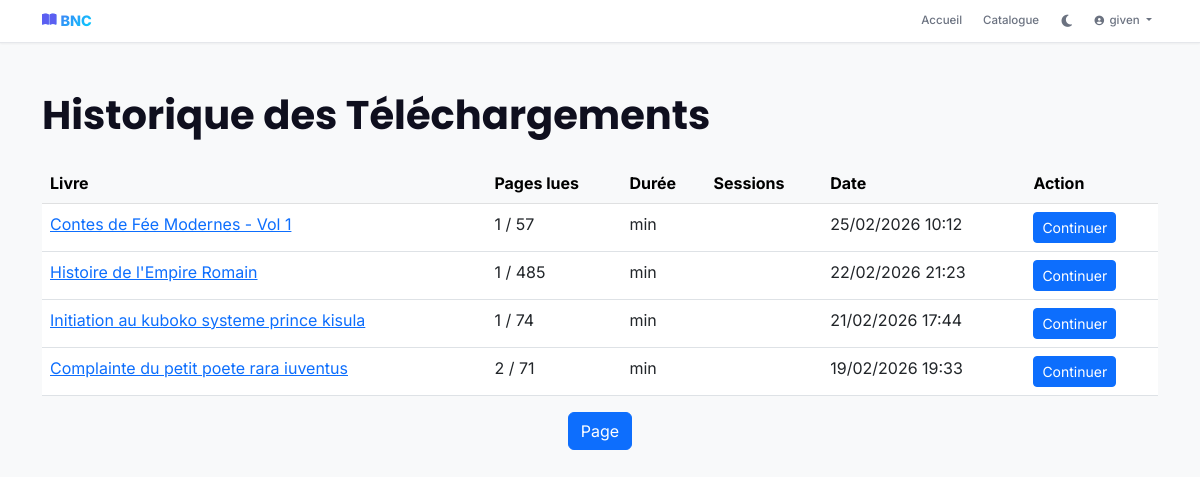
Page /fr/user/history/ (signed in) on the earlier database version.
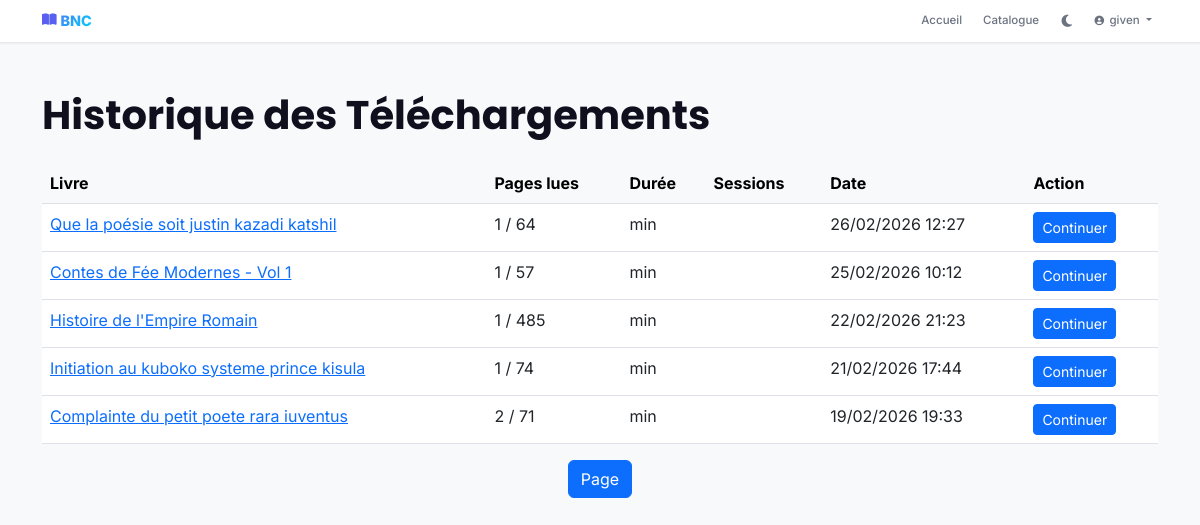
Same page on the later database version.
### catalogue/models.py (models this page shows, shortened)
class ReadingSession(models.Model):
    id = models.UUIDField(primary_key=True, default=uuid.uuid4, editable=False)
    user = models.ForeignKey(
        settings.AUTH_USER_MODEL,
        on_delete=models.CASCADE,
        related_name="reading_sessions"
    )
    book = models.ForeignKey(Book, on_delete=models.CASCADE, related_name="reading_sessions")
    start_time = models.DateTimeField(_("Début"))
    end_time = models.DateTimeField(_("Fin"), null=True, blank=True)
    duration_minutes = models.PositiveIntegerField(_("Durée (minutes)"), default=0)
    pages_read = models.PositiveIntegerField(_("Pages lues"), default=0)
    current_page = models.PositiveIntegerField(_("Page actuelle"), default=0)
    progress_percent = models.IntegerField(_("Progression (%)"), default=0)  # ✨ NOUVEAU
    is_completed = models.BooleanField(_("Complété"), default=False)
    created_at = models.DateTimeField(_("Créé"), auto_now_add=True)
    updated_at = models.DateTimeField(_("Modifié"), auto_now=True)
    class Meta:
        verbose_name = _("Session de lecture")
        verbose_name_plural = _("Sessions de lecture")
        ordering = ["-start_time"]
        indexes = [
            models.Index(fields=["user", "book"]),
            models.Index(fields=["is_completed"]),
            models.Index(fields=["progress_percent"]),  # ✨ Index pour requêtes rapides
        ]

class Book(models.Model):
    GENRE_CHOICES = [
        ("fiction", _("Fiction")),
        ("non_fiction", _("Non-fiction")),
        ("science", _("Science")),
        ("history", _("Histoire")),
        ("biography", _("Biographie")),
        ("children", _("Enfants")),
        ("poetry", _("Poésie")),
        ("drama", _("Drame")),
        ("mystery", _("Mystère")),
        ("romance", _("Romance")),
        ("fantasy", _("Fantasy")),
        ("self_help", _("Développement personnel")),
        ("other", _("Autre")),
    ]
    LANGUAGE_CHOICES = [
        ("fr", _("Français")),
        ("en", _("Anglais")),
        ("ar", _("Arabe")),
        ("de", _("Allemand")),
        ("es", _("Espagnol")),
        ("pt", _("Portugais")),
        ("sw", _("Swahili")),
        ("other", _("Autre")),
    ]
    id = models.UUIDField(primary_key=True, default=uuid.uuid4, editable=False)
    title = models.CharField(_("Titre"), max_length=255)
    description = models.TextField(_("Description"), blank=True)
    isbn = models.CharField(_("ISBN"), max_length=20, unique=True)
    pages_count = models.PositiveIntegerField(_("Nombre de pages"), null=True, blank=True)
    publication_date = models.DateField(_("Date de publication"), null=True, blank=True)
    language = models.CharField(
        _("Langue"),
        max_length=10,
        choices=LANGUAGE_CHOICES,
        default="fr"
    )
    genre = models.CharField(
        _("Genre"),
        max_length=50,
        choices=GENRE_CHOICES,
        default="other"
    )
    cover = models.ImageField(
        _("Couverture"),
        upload_to="books/covers/%Y/%m/",
        null=True,
        blank=True
    )
    pdf_file = models.FileField(
        _("Fichier PDF"),
        upload_to="books/pdf/%Y/%m/",
        null=True,
        blank=True
    )
    epub_file = models.FileField(
        _("Fichier EPUB"),
        upload_to="books/epub/%Y/%m/",
        null=True,
        blank=True
    )
    price = models.DecimalField(
        _("Prix"),
        max_digits=8,
        decimal_places=2,
        default=0,
        validators=[MinValueValidator(0)]
    )
    discount_percentage = models.IntegerField(
        _("Pourcentage de réduction"),
        default=0,
        validators=[MinValueValidator(0), MaxValueValidator(100)]
    )
    is_paid = models.BooleanField(_("Payant"), default=False)
    free_pages_count = models.PositiveIntegerField(
        _("Nombre de pages libres"),
        default=15,
        help_text=_("Nombre de pages accessibles gratuitement (0 = aucune preview)")
    )
    downloads_count = models.PositiveIntegerField(_("Nombre de téléchargements"), default=0)
    reads_count = models.PositiveIntegerField(_("Nombre de lectures"), default=0)
    rating = models.DecimalField(
        _("Note"),
        max_digits=3,
        decimal_places=2,
        default=0,
        validators=[MinValueValidator(0), MaxValueValidator(5)]
    )
    rating_count = models.PositiveIntegerField(_("Nombre d'évaluations"), default=0)
    authors = models.ManyToManyField(Author, through="AuthorBook", related_name="books", blank=True)
    libraries = models.ManyToManyField(Library, through="LibraryBook", related_name="books", blank=True)
    is_published = models.BooleanField(_("Publié"), default=True)
    created_at = models.DateTimeField(_("Créé"), auto_now_add=True)
    updated_at = models.DateTimeField(_("Modifié"), auto_now=True)
    class Meta:
        verbose_name = _("Livre")
        verbose_name_plural = _("Livres")
        ordering = ["-created_at"]
        indexes = [
            models.Index(fields=["isbn"]),
            models.Index(fields=["title"]),
            models.Index(fields=["is_published"]),
            models.Index(fields=["genre"]),
        ]

### users/views.py (the view)
# urls.py: path('history/', views.reading_history_view, name='reading_history'),
@login_required(login_url='users:login')
def reading_history_view(request):
    sessions = ReadingSession.objects.filter(user=request.user).select_related('book').order_by('-updated_at')
    context = {
        'sessions': sessions,
        'total_books_read': sessions.values('book').distinct().count(),
    }
    return render(request, 'user/downloads.html', context)

### catalogue/context_processors.py (called while the page is built)
def site_configuration(request):
    return {
        'site_config': SiteConfiguration.load()
    }

def featured_books(request):
    try:
        books = Book.objects.annotate(
            popularity_score = (
                Coalesce(F('reads_count'), 0) * 0.3 +
                Coalesce(F('downloads_count'), 0) * 0.4 +
                (Coalesce(F('rating'), 0) * 30)
            )
        ).filter(is_published=True).order_by('-popularity_score', '-created_at')[:8]
    except Exception:
        books = Book.objects.filter(is_published=True).order_by('-created_at')[:8]
    return {'featured_books': books}

def site_categories(request):
    try:
        categories = Category.objects.all()[:10]
    except Exception:
        categories = []
    return {'site_categories': categories}

### catalogue/models.py (called while the page is built)
    @classmethod
    def load(cls):
        obj, created = cls.objects.get_or_create(pk=1)
        return obj

### templates/user/downloads.html (shortened to what this page needs)
{% extends 'base.html' %}
{% block content %}
<div class="container my-5">
    <h1 class="mb-4">Historique des Téléchargements</h1>
    {% if sessions %}
        <div class="table-responsive">
            <table class="table table-hover">
                <thead class="table-light">
                    <tr>
                        <th>Livre</th>
                        <th>Pages lues</th>
                        <th>Durée</th>
                        <th>Sessions</th>
                        <th>Date</th>
                        <th>Action</th>
                    </tr>
                </thead>
                <tbody>
                    {% for session in sessions %}
                        <tr>
                            <td>
                                <a href="{% url 'catalogue:book_detail' session.book.id %}">
                                    {{ session.book.title }}
                                </a>
                            </td>
                            <td>{{ session.current_page }} / {{ session.book.pages_count }}</td>
                            <td>{{ session.duration }} min</td>
                            <td>{{ session.sessions_count }}</td>
                            <td>{{ session.created_at|date:"d/m/Y H:i" }}</td>
                            <td>
                                <a href="{% url 'catalogue:book_detail' session.book.id %}" class="btn btn-sm btn-primary">
                                    Continuer
                                </a>
                            </td>
                        </tr>
                    {% endfor %}
                </tbody>
            </table>
        </div>
        <nav aria-label="Page navigation">
            <ul class="pagination justify-content-center">
                <li class="page-item active">
                    <span class="page-link">Page {{ sessions.number }}</span>
                </li>
            </ul>
        </nav>
    {% else %}
        <div class="alert alert-info">
            <i class="fas fa-info-circle"></i> Aucun téléchargement pour le moment.
        </div>
    {% endif %}
</div>
{% endblock %}

Differences in the rows shown:
added ReadingSession: book "Que la poésie soit justin kazadi katshil", current_page "1", book.pages_count "64", created_at "26/02/2026 12:27"
